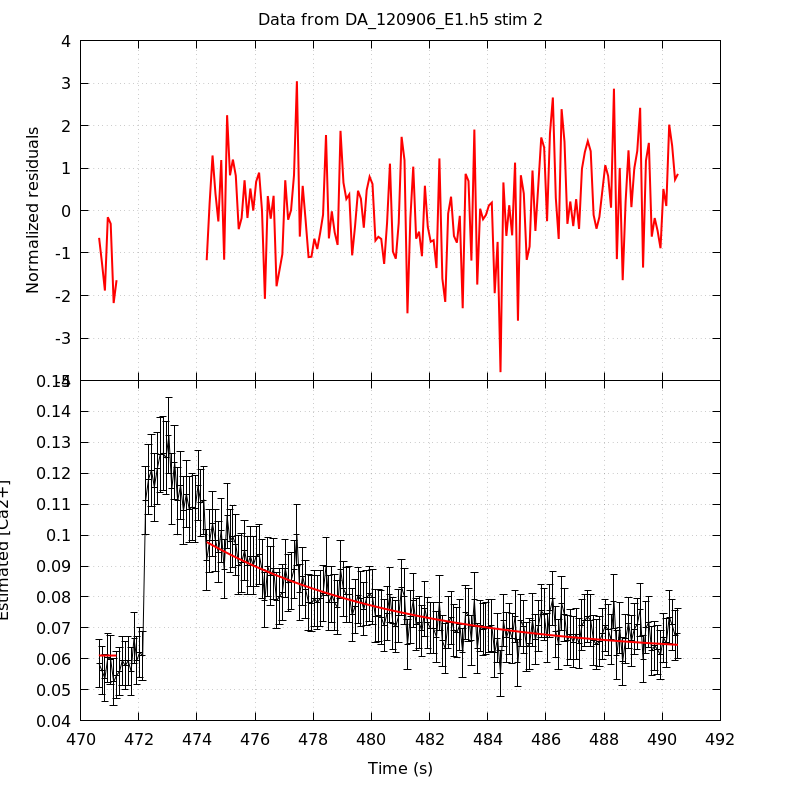

Source code (gnuplot):
unset key
set grid
set multiplot title 'Data from DA_120906_E1.h5 stim 2' noenhanced layout 2,1 margins 0.1,0.9,0.1,0.95 spacing 0,0
set ylabel 'Normalized residuals'
set xtics format ''
plot 'DA_120906_E1_aba_RatioFit_s2' using 1:4 with lines linecolor rgb 'red' linewidth 2
set format x '%g'
set xlabel 'Time (s)'
set ylabel 'Estimated [Ca2+]'
plot 'DA_120906_E1_aba_CaRatio_s2' using 1:2:($3*1.96) with yerrorlines \
     linecolor rgb 'black' linewidth 1,                \
     'DA_120906_E1_aba_RatioFit_s2' using 1:3 with lines linecolor rgb 'red'\
     linewidth 2
unset multiplot
